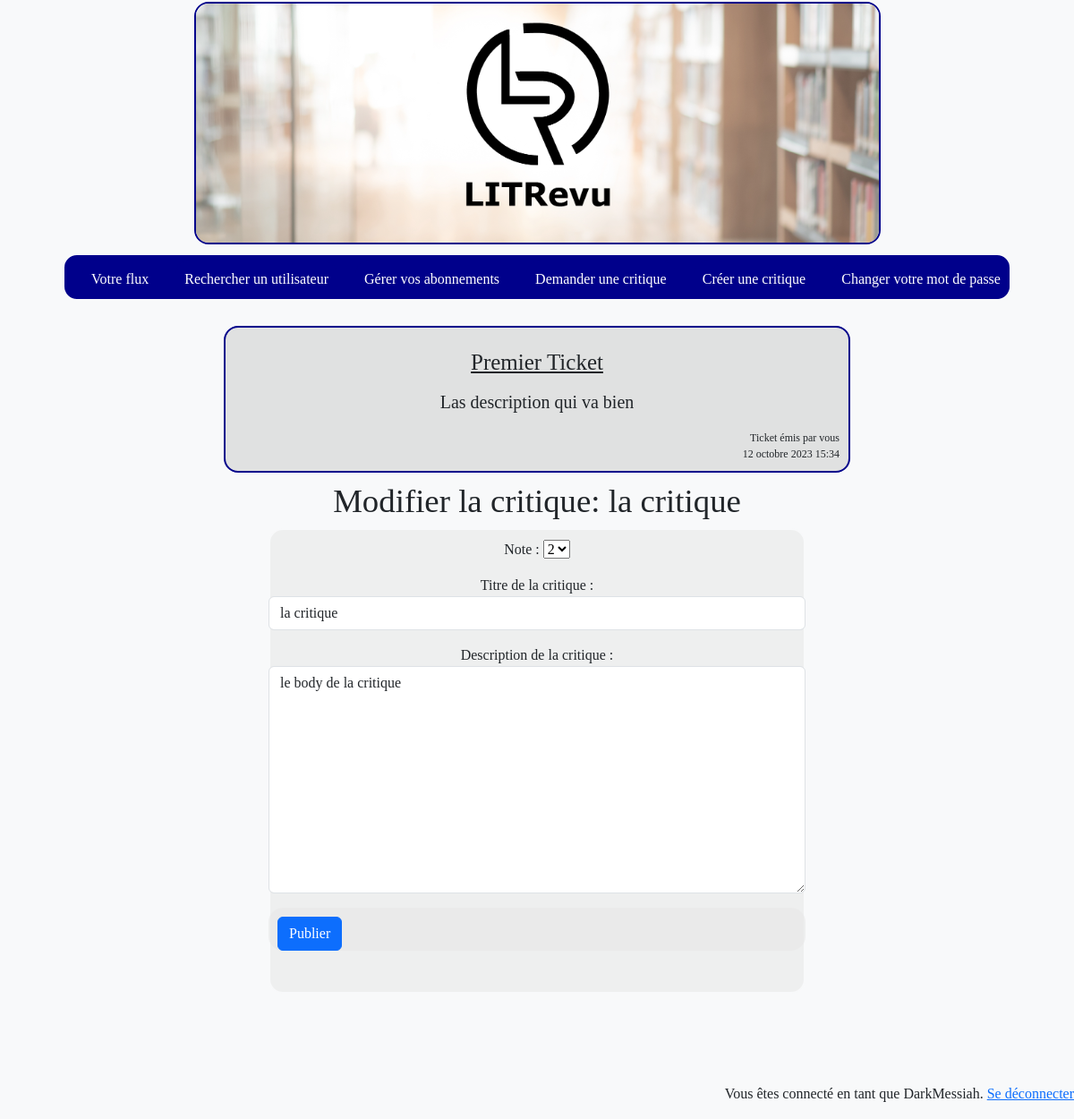
Page /review/update/1/ (signed in) on the earlier database version.
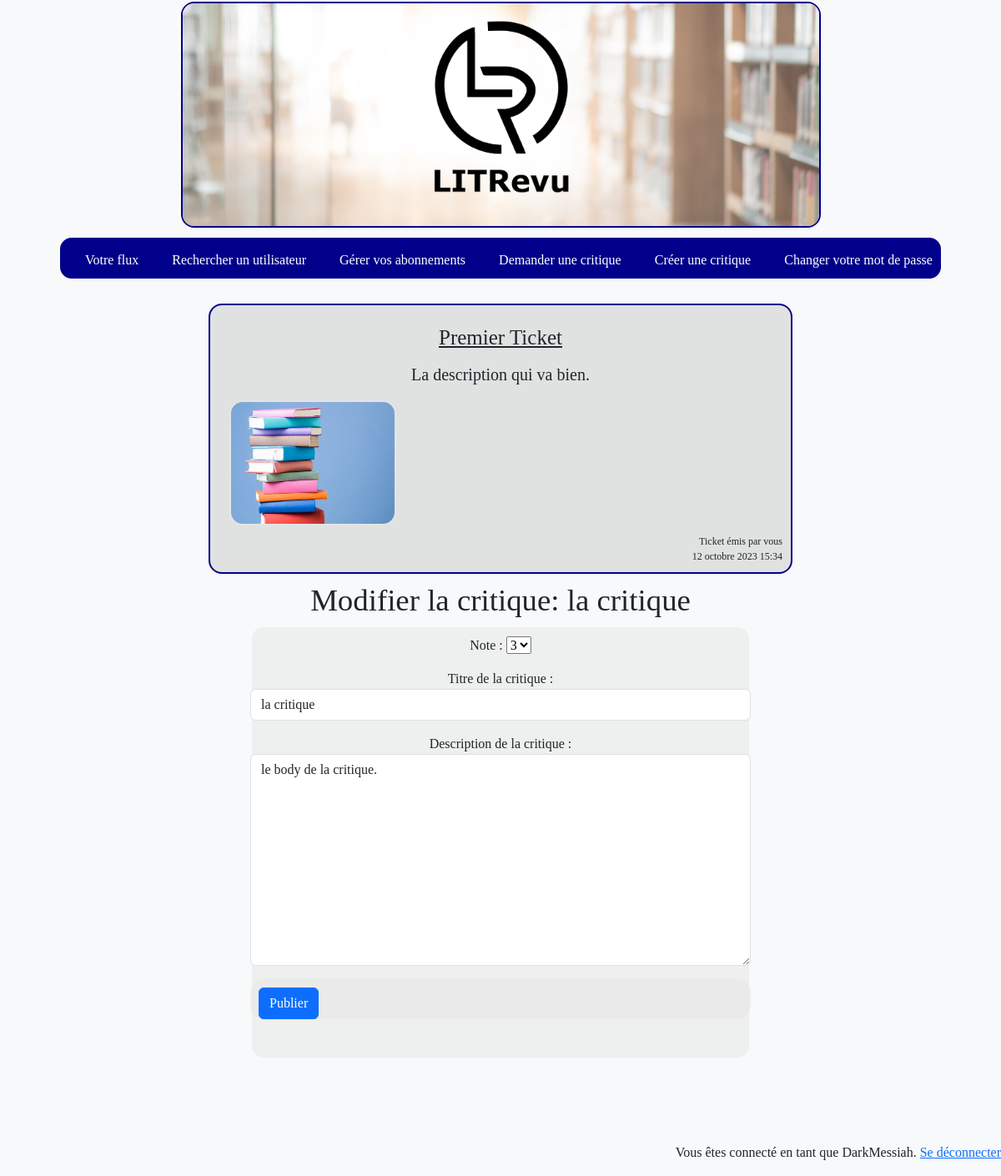
Same page on the later database version.
### review/models.py (models this page shows)
class Ticket(models.Model):
    title = models.CharField(max_length=128)
    description = models.TextField(max_length=2048, blank=True)
    user = models.ForeignKey(
        to=settings.AUTH_USER_MODEL, on_delete=models.CASCADE
    )
    image = models.ImageField(null=True, blank=True)
    time_created = models.DateTimeField(auto_now_add=True)

class Review(models.Model):
    ticket = models.ForeignKey(to=Ticket, on_delete=models.CASCADE)
    rating = models.PositiveSmallIntegerField(
        validators=[MinValueValidator(0), MaxValueValidator(5)]
    )
    headline = models.CharField(max_length=128)
    body = models.CharField(max_length=8192, blank=True)
    user = models.ForeignKey(
        to=settings.AUTH_USER_MODEL, on_delete=models.CASCADE
    )
    time_created = models.DateTimeField(auto_now_add=True)

### review/views.py (the view, shortened to what this page needs)
class ReviewUpdate(LoginRequiredMixin, UpdateView):
    model = review_models.Review
    template_name = "review/review_creation.html"
    form_class = forms.CreateReview
    success_url = reverse_lazy("home")
    def get(self, request, *args, **kwargs):
        self.object = self.get_object()
        if request.user == self.object.user:
            return super().get(request, *args, **kwargs)
        else:
            raise PermissionDenied()

### review/forms.py
class CreateReview(forms.ModelForm):
    review_creation = forms.BooleanField(
        widget=forms.HiddenInput, initial=True
    )
    rating = forms.ChoiceField(
        label="Note",
        choices=[(0, "0"), (1, "1"), (2, "2"), (3, "3"), (4, "4"), (5, "5")],
    )
    headline = forms.CharField(
        label="Titre de la critique",
        widget=forms.TextInput(attrs={"class": "form-control"}),
    )
    body = forms.CharField(
        label="Description de la critique",
        widget=forms.Textarea(attrs={"class": "form-control"}),
    )
    class Meta:
        model = models.Review
        fields = ["rating", "headline", "body"]

### review/templates/review/review_creation.html (shortened to what this page needs)
{% extends 'base.html' %}
{% block content %}
    {% if not ticket_id %}
        {% include 'review/partials/review_creation_snippet.html' with object=object %}
    {% endif %}
{% endblock content %}

### review/templates/review/partials/review_creation_snippet.html (shortened to what this page needs)
{% if object.ticket and object %}
    {% include 'review/partials/ticket_snippet_without_buttons.html' with ticket=object.ticket %}
    <h1>Modifier la critique: {{ object.headline }}</h1>
    <section class="form-container d-flex justify-content-center align-items-center">
        <form method="post" enctype="multipart/form-data">
            {{ form.as_p }}
            <div class="d-flex justify-content-end">
                <button class="btn btn-primary" type="submit">Publier</button>
            </div>
        </form>
    </section>
{% endif %}

### review/templates/review/partials/ticket_snippet_without_buttons.html
<section class="ticket_element_without_button">
    <p class="ticket_title">{{ ticket.title }}</p>
    <p class="ticket_description">{{ ticket.description }}</p>
    {% if ticket.image %}
        <img src="{{ ticket.image.url }}"
             alt="Illustration du ticket: '{{ ticket.title }}'"
             title="Illustration du ticket: '{{ ticket.title }}'"
             class="ticket-image">
    {% endif %}
    {% if user == ticket.user %}
        <p class="ticket_author">Ticket émis par vous</p>
        <p class="ticket_creation_date">{{ ticket.time_created }}</p>
    {% else %}
        <p class="ticket_author">Ticket émis par {{ ticket.user }}</p>
        <p class="ticket_creation_date">{{ ticket.time_created }}</p>
    {% endif %}
</section>

Differences in the rows shown:
changed Ticket "Premier Ticket": description "Las description qui va bien" → "La description qui va bien."; image: picture added
changed Review "la critique": rating "2" → "3"; body "le body de la critique" → "le body de la critique."
